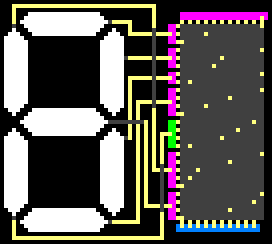
#> input picture examples/seven-segments.png, 68 x 61 px (shown 4 times larger)
$ python -i loader.py   (imports and definitions only)
#> lines starting #> are read from the running program, lines starting #| are printed output that depends on the picture
### board.py
#!/usr/bin/python


import pygame as gm


from components import Port


class Board:

	def __init__ (self, background, wires=[], components=[]):
		self.screen = gm.Surface(background.get_size())
		self.back   = background
		self.wires  = wires
		self.comps  = []
		self.ports  = []

		#print("{} objects instanciated".format(len(wires) + len(components)))

		# split port into a different groups so that
		# they are given a list of input values from the board
		for c in components:
			(self.ports if isinstance(c, Port) else self.comps).append(c)


	def get_size (self):
		return self.screen.get_size()


	# update the board with the provided values
	# [22 lines left out: functions update, draw, not called in this run]


### config.py
#!/usr/bin/python


import yaml
import struct
import pygame as gm

from const import *


class Config:

	# default configuration
	def __init__ (self):

		# default size of the window when created
		self.window_size = (512, 512)

		# keep the aspect ratio of the circuit
		# such that pixels stay square
		self.keep_ratio = True

		# specify how fast the board refreshes
		self.refresh_rate = 60

		# specify how much an extra cell on a clock affect its tickrate
		self.clock_tickrate = 10

		# inputs used to interact with the circuits
		self.input_keys = [
			gm.K_1,
			gm.K_2,
			gm.K_3,
			gm.K_4,
			gm.K_5,
			gm.K_6,
			gm.K_7,
			gm.K_8,
			gm.K_9,
			gm.K_0
		]

		# colors palettes
		self.palette_low = [
			(0x00, 0x00, 0x00), # BLOCK
			(0x40, 0x40, 0x40), # CROSS
			(0x40, 0x40, 0x00), # WIRE
			(0x40, 0x40, 0x40), # LIGHT
			(0x80, 0x00, 0x00), # AND
			(0x00, 0x80, 0x00), # OR
			(0x30, 0x30, 0x80), # XOR
			(0x00, 0x80, 0x80), # NAND
			(0x80, 0x00, 0x80), # NOR
			(0x80, 0x80, 0x00), # XNOR
			(0x00, 0x40, 0x80), # IO PORT
			(0x40, 0x00, 0x80), # CLOCK
			(0x80, 0x40, 0x00), # T--LATCH
			(0x60, 0xb0, 0x00), # RS-LATCH
			(0x80, 0x00, 0x40), # D--LATCH
			(0x00, 0x80, 0x40), # JK-LATCH
			(0x00, 0x40, 0x00), # MEMORY
			(0x40, 0x00, 0x00)  # JUMPER
		]
		self.palette_high = [
			(0x00, 0x00, 0x00), # BLOCK
			(0x40, 0x40, 0x40), # CROSS
			(0xff, 0xff, 0x80), # WIRE
			(0xff, 0xff, 0xff), # LIGHT
			(0xff, 0x00, 0x00), # AND
			(0x00, 0xff, 0x00), # OR
			(0x30, 0x30, 0xff), # XOR
			(0x00, 0xff, 0xff), # NAND
			(0xff, 0x00, 0xff), # NOR
			(0xe0, 0xe0, 0x00), # XNOR
			(0x00, 0x80, 0xff), # IO PORT
			(0x80, 0x00, 0xff), # CLOCK
			(0xff, 0x80, 0x00), # T--LATCH
			(0x80, 0xff, 0x00), # RS-LATCH
			(0xff, 0x00, 0x80), # D--LATCH
			(0x00, 0xff, 0x80), # JK-LATCH
			(0x00, 0x40, 0x00), # MEMORY
			(0x40, 0x00, 0x00)  # JUMPER
		]


	# [10 lines of commented-out code are left out]
	# [13 lines left out: function load_from_file, not called in this run]


	# return the colors to use for each type of object
	def get_colors (self, pixel):
		if pixel in STATIC_TYPES: return [self.palette_low[pixel]]
		else: return [self.palette_low [pixel], self.palette_high[pixel]]


# copy a list of colors into the config
# [18 lines left out: function load_color_list, not called in this run]

### loader.py
#!/usr/bin/python


import numpy  as np
import pygame as gm
from scipy.ndimage.measurements import label
from scipy import signal


from const      import *
from wire       import Wire
from components import *
from board      import Board
from config     import Config


# analyze indexed data to build a logic circuit
def build_circuit_board (data, config=Config()):

	# weave the wires into the circuit board
	wires, label_map = weave_wires(data, config)

	# solder the components to the board
	components = solder_components(data, label_map, wires, config)

	# purge duplicate occurences
	wires = list(dict.fromkeys(wires))

	# make a new background for the board
	background = draw_background(data, wires + components, config)

	return Board(background, wires, components)


# draw the background used by the board
def draw_background (data, objects=[], config=Config()):
	# generate the main canvas
	height, width = data.shape
	background = gm.Surface((width, height))
	background.fill(config.get_colors(BLOCK)[0])

	# draw cross sections
	crosses = make_stamps(data == CROSS, config.get_colors(CROSS))[0]
	background.blit(crosses, (0, 0))

	# draw the off state of all dynamic objects
	for obj in objects: obj.draw_background(background)

	return background


# this is the minimal size a component can have
MIN_COMP_SIZE = 5


def solder_components (data, label_map, wires=[], config=Config()):
	# generate the components
	components = []

	# build the logic gates
	for gtype in GATE_TYPES:
		tuples = prepare_components(data, gtype, label_map, wires, config)
		for pos, stamp, nb, ins, outs in tuples:
			if nb >= MIN_COMP_SIZE:
				components.append( Gate(gtype, pos, stamp[0], stamp[1], ins, outs) )

	# build IO ports
	tuples = prepare_components(data, IO_PORT, label_map, wires, config)
	for pos, stamp, nb, ins, outs in tuples:
		if nb >= MIN_COMP_SIZE:
			components.append( Port(pos, stamp[0], stamp[1], ins, outs) )

	# build clocks
	tuples = prepare_components(data, CLOCK, label_map, wires, config)
	for pos, stamp, nb, ins, outs in tuples:
		if nb >= MIN_COMP_SIZE:
			ticks = (nb - MIN_COMP_SIZE) * config.clock_tickrate
			if ticks <= 0: ticks = 2
			components.append( Clock(ticks, pos, stamp[0], stamp[1], ins, outs) )

	# build the memory latches
	for ltype in LATCH_TYPES:
		tuples = prepare_components(data, ltype, label_map, wires, config)
		for pos, stamp, nb, ins, outs in tuples:
			if nb >= MIN_COMP_SIZE:
				components.append( Latch(ltype, pos, stamp[0], stamp[1], ins, outs) )

	return components


# kernel to distinguish inputs from outputs when building logic gates
KERNEL = np.array([
	[0, 1, 0],
	[1, 4, 1], # [!] high value in the middle
	[0, 1, 0]
])

# number of neighboring pixels to consider a wire an input or an output
NEIGHBORS_INPUT  = 1
NEIGHBORS_OUTPUT = 3


# generate the logic gates
def prepare_components (data, cell_type, wire_label_map, wires=[], config=Config()):
	components = [] # list of generated gates
	nb_labels  = len(wires)

	# generate labels and stamps for all components
	tuples, label_map = parse_data(data, cell_type, config)

	# generate a matrix of the location of wires
	wire_map = wire_label_map > 0

	# for each gate find to which wires it is connected
	for i in range(len(tuples)):

		# find inputs and outputs based on number of neighbors
		pattern = label_map == i + 1

		# count the number of cells used by the component
		nb_cells = np.count_nonzero(pattern)

		# order IOs in a left->right, up->down fashion
		io_map = signal.convolve(pattern, KERNEL, mode='same') * wire_map
		coords_in  = np.transpose(np.where(io_map == NEIGHBORS_INPUT ))
		coords_out = np.transpose(np.where(io_map == NEIGHBORS_OUTPUT))

		# for each port, connect the wire to the component
		# connect input wires first so they have priority
		inputs = []
		for y, x in coords_in:
			label = wire_label_map[y, x] - 1
			if 0 <= label < nb_labels:
				inputs.append(wires[label])

		# connect output wires second (lower priority)
		outputs = []
		for y, x in coords_out:
			label = wire_label_map[y, x] - 1
			if 0 <= label < nb_labels:
				outputs.append(wires[label])

		# add the new tuple to the list
		components.append( tuples[i] + (nb_cells, inputs, outputs) )

	return components


# build the circuitry to connect components
def weave_wires (data, config=Config()):
	wires = []
	label_map  = np.zeros(data.shape, dtype=int)

	# for each type of wires generate objects for them
	for wtype in WIRE_TYPES:
		tuples, sub_map = parse_data(data, wtype, config)
		label_map += sub_map + (data == wtype) * len(wires)

		for position, stamp in tuples:
			wires.append(Wire().add_stamp(position, stamp[0], stamp[1]))

	# connect them with cross sections
	link_wires(data, label_map, wires, False)
	link_wires(data, label_map, wires, True )

	return wires, label_map


# group connected wires togethers
def link_wires (data, label_map, wires=[], transpose=False):
	if transpose:
		data      = data     .transpose()
		label_map = label_map.transpose()

	# generate mapping between wires and indexes
	mapping  = {}
	nb_labels = len(wires)
	for i in range(nb_labels):
		wire = wires[i]
		mapping[wire] = mapping.get(wire, []) + [i]

	# iterate over each row
	for y in range(data.shape[1]):
		prev_label = -1
		crossing   = False

		# for each cell in this row
		for x in range(data.shape[0]):
			cell_type = data     [x, y]
			label     = label_map[x, y]

			# if cell is a wire
			if cell_type in WIRE_TYPES:

				# if we encountered CROSS cells,
				# the two wires are different and valid
				if (crossing and prev_label != label
					and 0 < label      <= nb_labels
					and 0 < prev_label <= nb_labels):

					# merge the two wires into one
					# and replace the old wire by the new one at all indexes
					old = wires[prev_label - 1]
					new = wires[label      - 1].merge(old)
					for i in mapping[old]: wires[i] = new
					mapping[new] += mapping[old]

				prev_label = label
				crossing   = False

			# if cell is a cross section
			elif cell_type == CROSS: crossing = True
			else: # if cell is any other cell
				prev_label = -1
				crossing   = False

	# return the new reduced list of wires
	return wires


# return a list of tuples and the associated label map
def parse_data (data, cell_type, config=Config()):
	tuples = [] # list of tuples in label's order
	stamps = {} # store pairs of colored stamps identified by hash

	# map of wires with labels
	label_map, nb_objects = label(data == cell_type)

	# for each individual wire
	for i in range(nb_objects):

		# extract wire as minimal matrix
		mask = label_map == (i + 1)
		y1, y2, x1, x2 = make_bounding_box(mask)
		pattern = mask[y1:y2, x1:x2]
		hash_p  = make_hash(pattern)

		# optimize the total number of stamps generated
		if not hash_p in stamps:
			colors = config.get_colors(cell_type)
			stamps[hash_p] = make_stamps(pattern, colors)

		# add the wire data to the list
		stamp = stamps[hash_p]
		tuples.append(( (x1, y1), stamp ))

	# return the list of instanciated objects
	return tuples, label_map


# find the bounding box around a blob in a numpy matrix
def make_bounding_box (pattern):
	rows = np.any(pattern, axis=1)
	cols = np.any(pattern, axis=0)
	rmin, rmax = np.where(rows)[0][[0, -1]]
	cmin, cmax = np.where(cols)[0][[0, -1]]
	return rmin, rmax+1, cmin, cmax+1


# generate a unique hash for each pattern
def make_hash (pattern, cell_type=0):
	head   = bytes([cell_type, pattern.shape[0]])      # type and width
	serial = np.packbits(pattern.flatten()).tostring() # serialized pattern
	return head + serial


# generate colored stamps for objects
def make_stamps (pattern, colors=[]):
	stamps = []

	# generate a base stamp
	tmp = gm.surfarray.make_surface(pattern.transpose() * 0xff)
	tmp.set_colorkey((0, 0, 0))

	# generate a new stamp for each color
	for color in colors:
		stamp = gm.Surface(tmp.get_size(), gm.SRCALPHA)
		stamp.blit(tmp, (0, 0))
		stamp.fill(color, special_flags=gm.BLEND_RGBA_MULT)
		stamps.append(stamp)

	return stamps

>>> import cv2
>>> picture = cv2.imread('examples/seven-segments.png', cv2.IMREAD_GRAYSCALE)
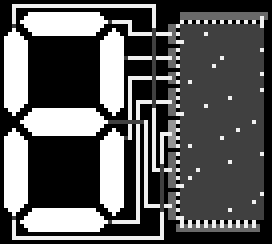
#> picture: shape (61, 68) (shown 4 times larger); min 0, max 255, mean 89.1
>>> result = build_circuit_board(picture)
#> the loop in weave_wires, `for wtype in WIRE_TYPES:` made 2 passes
#> nb_objects in parse_data on passes 1 to 2: 0, 0
#> after the loop in weave_wires, `for wtype in WIRE_TYPES:`: wires = []
#> in link_wires, `nb_labels = len(wires)`: nb_labels = 0
#> after the loop in link_wires, `for i in range(nb_labels):`: mapping = 0 items
#> after the loop in link_wires, `for y in range(data.shape[1]):`: wires = []
#> call 2 of link_wires, with transpose = True
#> in link_wires (call 2), `data      = data     .transpose()`:
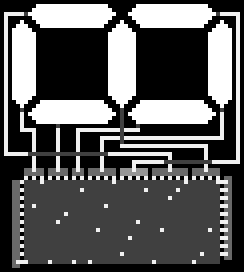
#> data: shape (68, 61) (shown 4 times larger); min 0, max 255, mean 89.1
#> in link_wires (call 2), `label_map = label_map.transpose()`: label_map: shape (68, 61) int64; every value is 0
